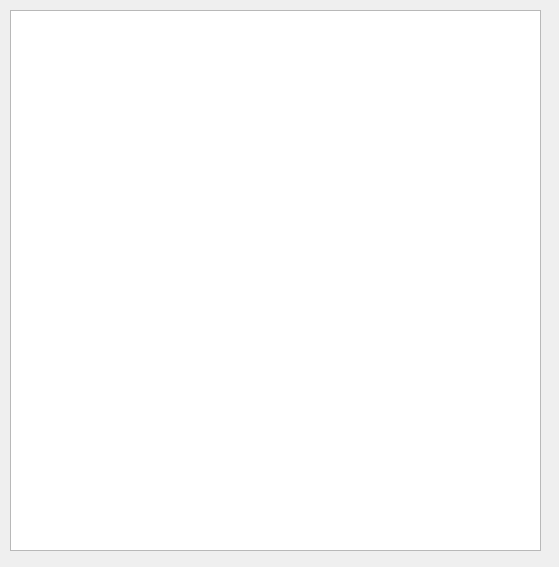
<?xml version="1.0" encoding="UTF-8"?>
<ui version="4.0">
 <class>DifferentiatedPayment</class>
 <widget class="QWidget" name="DifferentiatedPayment">
  <property name="geometry">
   <rect>
    <x>0</x>
    <y>0</y>
    <width>559</width>
    <height>567</height>
   </rect>
  </property>
  <property name="windowTitle">
   <string>Form</string>
  </property>
  <widget class="QTableWidget" name="tableWidget_diff">
   <property name="geometry">
    <rect>
     <x>10</x>
     <y>10</y>
     <width>531</width>
     <height>541</height>
    </rect>
   </property>
  </widget>
 </widget>
 <resources/>
 <connections/>
</ui>
